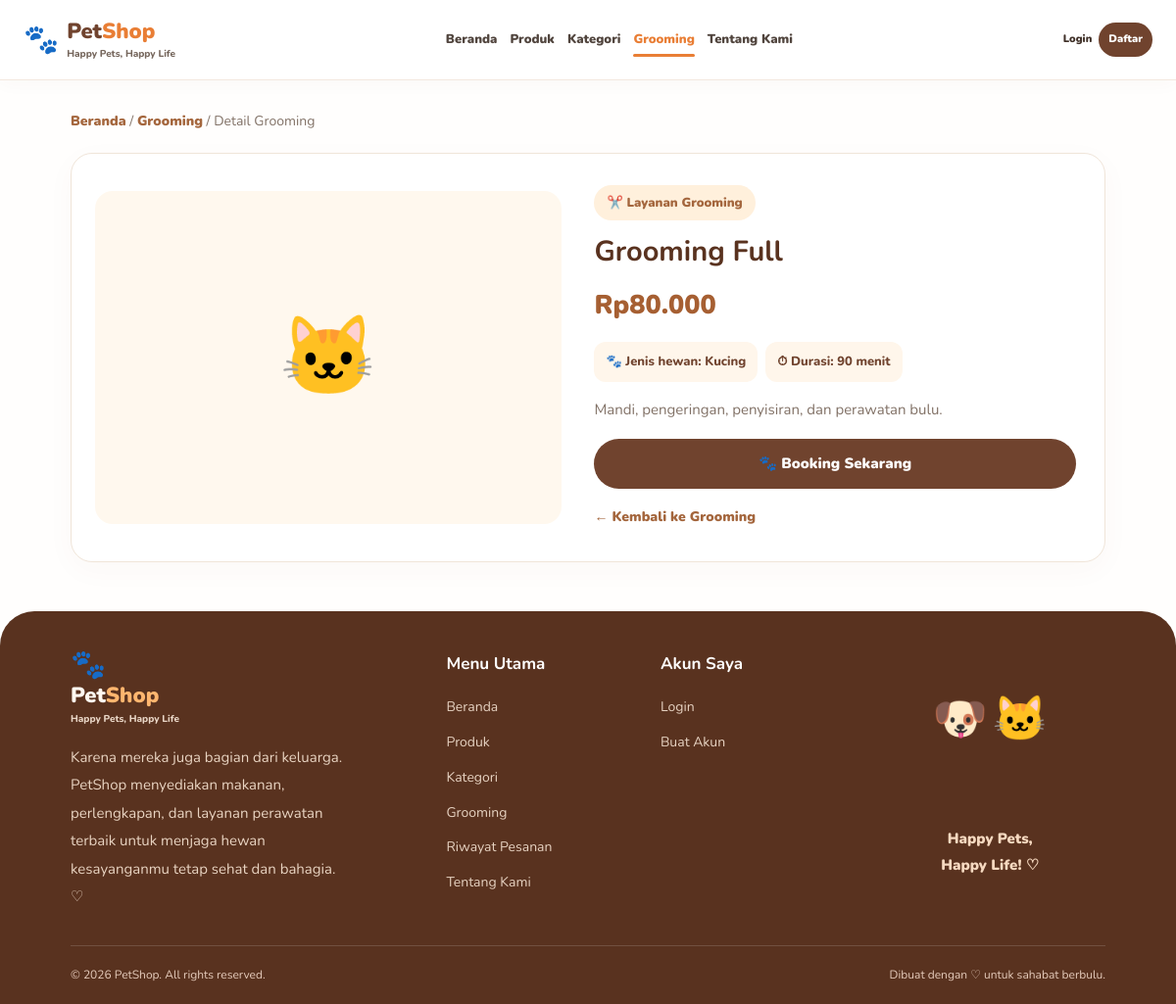
Screenshot of /detail_grooming.php?id=2 with the database file from the repository.
### tables this page shows
CREATE TABLE `layanan_grooming` (
  `id` int NOT NULL,
  `nama_layanan` varchar(150) NOT NULL,
  `jenis_hewan` varchar(50) NOT NULL,
  `deskripsi` text,
  `harga` decimal(12,2) NOT NULL,
  `durasi` int NOT NULL,
  `gambar` varchar(255) DEFAULT NULL,
  `created_at` timestamp NULL DEFAULT CURRENT_TIMESTAMP
);

### detail_grooming.php (the view, shortened to what this page needs)
<?php
require_once 'config/koneksi.php';
function e($value) {
    return htmlspecialchars((string)($value ?? ''), ENT_QUOTES, 'UTF-8');
}
function rupiah($angka) {
    return 'Rp' . number_format((float)$angka, 0, ',', '.');
}
$id = filter_input(INPUT_GET, 'id', FILTER_VALIDATE_INT);
$layanan = null;
$namaPengguna = $_SESSION['nama'] ?? '';
$userId = (int)($_SESSION['user_id'] ?? 0);
$role = $_SESSION['role'] ?? '';
if ($id && $id > 0) {
    $stmt = mysqli_prepare($koneksi, "
        SELECT *
        FROM layanan_grooming
        WHERE id = ?
        LIMIT 1
    ");
    if ($stmt) {
        mysqli_stmt_bind_param($stmt, 'i', $id);
        mysqli_stmt_execute($stmt);
        $hasil = mysqli_stmt_get_result($stmt);
        $layanan = mysqli_fetch_assoc($hasil);
    }
}
$gambar = '';
if ($layanan && !empty($layanan['gambar'])) {
    $gambarTersimpan = str_replace(
        '\\',
        '/',
        $layanan['gambar']
    );
    if (preg_match('~^https?://~i', $gambarTersimpan)) {
        $gambar = $gambarTersimpan;
    } elseif (strpos($gambarTersimpan, 'assets/') === 0) {
        $gambar = $gambarTersimpan;
    } else {
        $gambar = 'assets/img/grooming/' . basename($gambarTersimpan);
    }
}
?>
<!DOCTYPE html>
<html lang="id">
<head>
    <link rel="stylesheet" href="assets/css/style.css">
    <link rel="stylesheet" href="assets/css/detail.css">
</head>
<body>
<header class="navbar">
    <a href="index.php" class="brand">
        <span class="brand-paw">🐾</span>
        <span>
            <strong>Pet<span class="brand-orange">Shop</span></strong>
            <small>Happy Pets, Happy Life</small>
        </span>
    </a>
    <nav class="nav-menu" id="navMenu">
        <a href="index.php" class="nav-link">Beranda</a>
        <a href="produk.php" class="nav-link">Produk</a>
        <a href="index.php#kategori" class="nav-link">Kategori</a>
        <a href="grooming.php" class="nav-link active">Grooming</a>
        <a href="index.php#tentang" class="nav-link">Tentang Kami</a>
    </nav>
    <div class="nav-actions">
        <?php if ($userId > 0): ?>
            <span class="welcome-user">
                Hai, <?= e($namaPengguna) ?>!
            </span>
            <?php if ($role === 'admin'): ?>
                <a href="admin/dashboard.php" class="btn-small">
                    Dashboard
                </a>
            <?php endif; ?>
            <a href="logout.php" class="btn-small">Keluar</a>
        <?php else: ?>
            <a href="login.php" class="login-link">Login</a>
            <a href="register.php" class="btn-small">Daftar</a>
        <?php endif; ?>
    </div>
</header>
<main class="detail-page">
    <div class="breadcrumb">
        <a href="index.php">Beranda</a> /
        <a href="grooming.php">Grooming</a> /
        Detail Grooming
    </div>
    <?php if (!$layanan): ?>
        <section class="detail-not-found">
            <span>🐾</span>
            <h1>Layanan tidak ditemukan</h1>
            <p>
                Layanan mungkin sudah dihapus atau tautannya tidak benar.
            </p>
            <a href="grooming.php" class="detail-back">
                ← Kembali ke Grooming
            </a>
        </section>
    <?php else: ?>
        <section class="detail-card">
            <div class="detail-picture">
                <?php if ($gambar !== ''): ?>
                    <div class="detail-placeholder" style="display:none">
                        <?php
                        $jenisHewan = strtolower(
                            trim((string)($layanan['jenis_hewan'] ?? ''))
                        );
                        echo $jenisHewan === 'anjing'
                            ? '🐶'
                            : ($jenisHewan === 'semua' ? '🐾' : '🐱');
                        ?>
                    </div>
                <?php endif; ?>
            </div>
            <div class="detail-info">
                <span class="detail-category">
                    ✂️ Layanan Grooming
                </span>
                <h1><?= e($layanan['nama_layanan']) ?></h1>
                <div class="detail-price">
                    <?= rupiah($layanan['harga']) ?>
                </div>
                <div class="detail-extra">
                    <span>
                        🐾 Jenis hewan:
                        <?= e($layanan['jenis_hewan'] ?? 'Semua') ?>
                    </span>
                    <span>
                        ⏱ Durasi:
                        <?= (int)($layanan['durasi'] ?? 0) ?> menit
                    </span>
                </div>
                <div class="detail-description">
                    <?php if (!empty($layanan['deskripsi'])): ?>
                        <?= nl2br(e($layanan['deskripsi'])) ?>
                    <?php else: ?>
                        Layanan perawatan untuk membantu menjaga kebersihan
                        dan kenyamanan hewan kesayanganmu.
                    <?php endif; ?>
                </div>
                <a
                    class="detail-submit"
                    href="grooming.php?layanan=<?= (int)$layanan['id'] ?>#booking"
                >
                    🐾 Booking Sekarang
                </a>
                <a href="grooming.php" class="detail-back">
                    ← Kembali ke Grooming
                </a>
            </div>
        </section>
    <?php endif; ?>
</main>
<footer class="footer">
    <div class="footer-main">
        <div class="footer-brand">
            <a href="index.php" class="brand footer-logo">
                <span class="brand-paw">🐾</span>
                <span>
                    <strong>Pet<span class="brand-orange">Shop</span></strong>
                    <small>Happy Pets, Happy Life</small>
                </span>
            </a>
            <p>Karena mereka juga bagian dari keluarga.
                PetShop menyediakan makanan, perlengkapan, dan layanan perawatan terbaik untuk menjaga hewan kesayanganmu tetap sehat dan bahagia. ♡
            </p>
        </div>
        <div class="footer-column">
            <h3>Menu Utama</h3>
            <a href="index.php">Beranda</a>
            <a href="produk.php">Produk</a>
            <a href="index.php#kategori">Kategori</a>
            <a href="grooming.php">Grooming</a>
            <a href="riwayat_pesanan.php">Riwayat Pesanan</a>
            <a href="index.php#tentang">Tentang Kami</a>
        </div>
        <div class="footer-column">
            <h3>Akun Saya</h3>
            <?php if ($userId > 0): ?>
                <a href="logout.php">Logout</a>
            <?php else: ?>
                <a href="login.php">Login</a>
                <a href="register.php">Buat Akun</a>
            <?php endif; ?>
        </div>
        <div class="footer-illustration">
            <span>🐶</span>
            <span>🐱</span>
            <p>
                Happy Pets,<br>
                Happy Life! ♡
            </p>
        </div>
    </div>
    <div class="footer-bottom">
        <span>
            © <?= date('Y') ?> PetShop. All rights reserved.
        </span>
        <span>
            Dibuat dengan ♡ untuk sahabat berbulu.
        </span>
    </div>
</footer>
</body>
</html>

### assets/css/detail.css (style rules this page uses)
.detail-page { min-height: 65vh; padding: 30px 6% 50px; font-family: 'Nunito', sans-serif; }
.breadcrumb { margin-bottom: 20px; color: #827267; font-size: 14px; }
.breadcrumb a, .detail-back { color: #a4663d; font-weight: 900; }
.detail-card { display: grid; grid-template-columns: minmax(0, 0.95fr) minmax(0, 1fr); align-items: center; gap: 28px; max-width: 1080px; margin: 0 auto; padding: 24px; background: #fff; border: 1px solid #f0e5d9; border-radius: 22px; box-shadow: 0 8px 30px #70432e08; }
.detail-picture { width: 100%; height: 340px; display: flex; align-items: center; justify-content: center; overflow: hidden; background: #fff8ee; border-radius: 18px; }
.detail-placeholder { font-size: 80px; }
.detail-info { min-width: 0; padding: 8px 5px; }
.detail-category { display: inline-block; padding: 7px 13px; background: #fff0dc; color: #a4663d; border-radius: 25px; font-size: 13px; font-weight: 900; }
.detail-info h1 { margin: 13px 0; color: #59321f; font-size: 29px; line-height: 1.3; overflow-wrap: anywhere; }
.detail-price { margin: 12px 0; color: #a65f32; font-size: 27px; font-weight: 900; }
.detail-description { margin: 15px 0; color: #827267; font-size: 15px; line-height: 1.8; overflow-wrap: anywhere; }
.detail-extra { display: flex; flex-wrap: wrap; gap: 8px; margin: 15px 0; }
.detail-extra span { padding: 9px 12px; border-radius: 12px; background: #fff6eb; color: #70432e; font-size: 13px; font-weight: 800; }
.detail-submit { display: block; width: 100%; margin-top: 16px; padding: 13px 15px; box-sizing: border-box; border: none; border-radius: 30px; background: #70432e; color: white; font: inherit; font-size: 15px; font-weight: 900; text-align: center; text-decoration: none; cursor: pointer; transition: background 0.2s; }
.detail-back { display: inline-block; margin-top: 17px; font-size: 14px; text-decoration: none; }

### rows the page displays
layanan_grooming: nama_layanan "Grooming Full", harga "Rp80.000", jenis_hewan "Kucing", durasi "90", deskripsi "Mandi, pengeringan, penyisiran, dan perawatan bulu."
